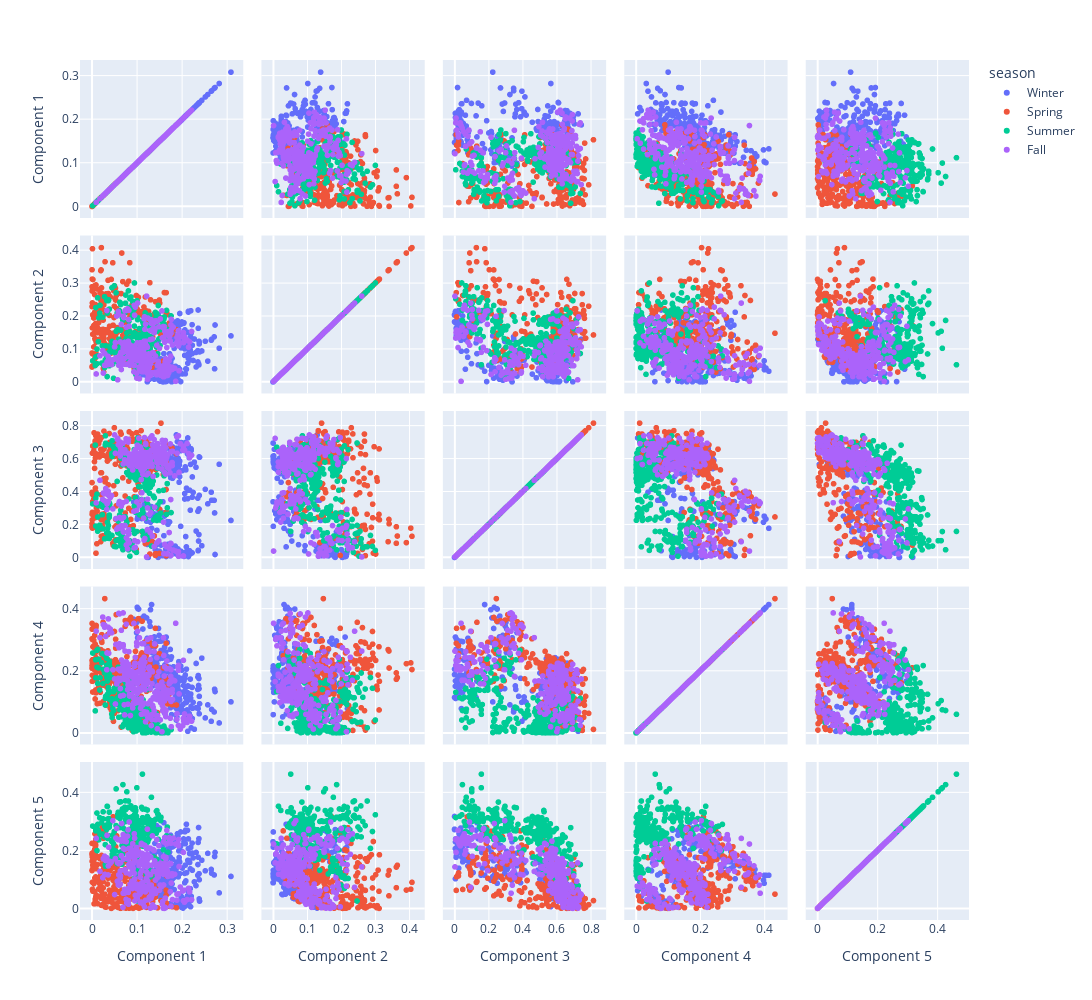

Notebook source saved alongside this figure:
### Code cell
dimensions = [f'Component {k+1}' for k in range(n_components)]
height, width = 1000, 1100

fig = px.scatter_matrix(W, dimensions=dimensions, hover_name=W.index, color='season')
fig.update_layout(height=height, width=width)
fig.update_traces(selected=dict(marker=dict(color='yellow')))
fig.show()

### Figure 1 — Plotly figure (JSON) as saved in the notebook; plotly's stock layout.template omitted (floating-point values rounded to 4 significant figures; data arrays with more than 128 entries replaced by an {"elided": "..."} marker saying what was removed)
{"data": [{"dimensions": [{"axis": {"matches": true}, "label": "Component 1", "values": {"elided": "271 float values"}}, {"axis": {"matches": true}, "label": "Component 2", "values": {"elided": "271 float values"}}, {"axis": {"matches": true}, "label": "Component 3", "values": {"elided": "271 float values"}}, {"axis": {"matches": true}, "label": "Component 4", "values": {"elided": "271 float values"}}, {"axis": {"matches": true}, "label": "Component 5", "values": {"elided": "271 float values"}}], "hovertemplate": "<b>%{hovertext}</b><br><br>season=Winter<br>%{xaxis.title.text}=%{x}<br>%{yaxis.title.text}=%{y}<extra></extra>", "hovertext": {"elided": "271 str values"}, "legendgroup": "Winter", "marker": {"color": "#636efa", "symbol": "circle"}, "name": "Winter", "selected": {"marker": {"color": "yellow"}}, "showlegend": true, "type": "splom"}, {"dimensions": [{"axis": {"matches": true}, "label": "Component 1", "values": {"elided": "276 float values"}}, {"axis": {"matches": true}, "label": "Component 2", "values": {"elided": "276 float values"}}, {"axis": {"matches": true}, "label": "Component 3", "values": {"elided": "276 float values"}}, {"axis": {"matches": true}, "label": "Component 4", "values": {"elided": "276 float values"}}, {"axis": {"matches": true}, "label": "Component 5", "values": {"elided": "276 float values"}}], "hovertemplate": "<b>%{hovertext}</b><br><br>season=Spring<br>%{xaxis.title.text}=%{x}<br>%{yaxis.title.text}=%{y}<extra></extra>", "hovertext": {"elided": "276 str values"}, "legendgroup": "Spring", "marker": {"color": "#EF553B", "symbol": "circle"}, "name": "Spring", "selected": {"marker": {"color": "yellow"}}, "showlegend": true, "type": "splom"}, {"dimensions": [{"axis": {"matches": true}, "label": "Component 1", "values": {"elided": "276 float values"}}, {"axis": {"matches": true}, "label": "Component 2", "values": {"elided": "276 float values"}}, {"axis": {"matches": true}, "label": "Component 3", "values": {"elided": "276 float values"}}, {"axis": {"matches": true}, "label": "Component 4", "values": {"elided": "276 float values"}}, {"axis": {"matches": true}, "label": "Component 5", "values": {"elided": "276 float values"}}], "hovertemplate": "<b>%{hovertext}</b><br><br>season=Summer<br>%{xaxis.title.text}=%{x}<br>%{yaxis.title.text}=%{y}<extra></extra>", "hovertext": {"elided": "276 str values"}, "legendgroup": "Summer", "marker": {"color": "#00cc96", "symbol": "circle"}, "name": "Summer", "selected": {"marker": {"color": "yellow"}}, "showlegend": true, "type": "splom"}, {"dimensions": [{"axis": {"matches": true}, "label": "Component 1", "values": {"elided": "273 float values"}}, {"axis": {"matches": true}, "label": "Component 2", "values": {"elided": "273 float values"}}, {"axis": {"matches": true}, "label": "Component 3", "values": {"elided": "273 float values"}}, {"axis": {"matches": true}, "label": "Component 4", "values": {"elided": "273 float values"}}, {"axis": {"matches": true}, "label": "Component 5", "values": {"elided": "273 float values"}}], "hovertemplate": "<b>%{hovertext}</b><br><br>season=Fall<br>%{xaxis.title.text}=%{x}<br>%{yaxis.title.text}=%{y}<extra></extra>", "hovertext": {"elided": "273 str values"}, "legendgroup": "Fall", "marker": {"color": "#ab63fa", "symbol": "circle"}, "name": "Fall", "selected": {"marker": {"color": "yellow"}}, "showlegend": true, "type": "splom"}], "layout": {"dragmode": "select", "height": 1000, "legend": {"title": {"text": "season"}, "tracegroupgap": 0}, "margin": {"t": 60}, "width": 1100}}
